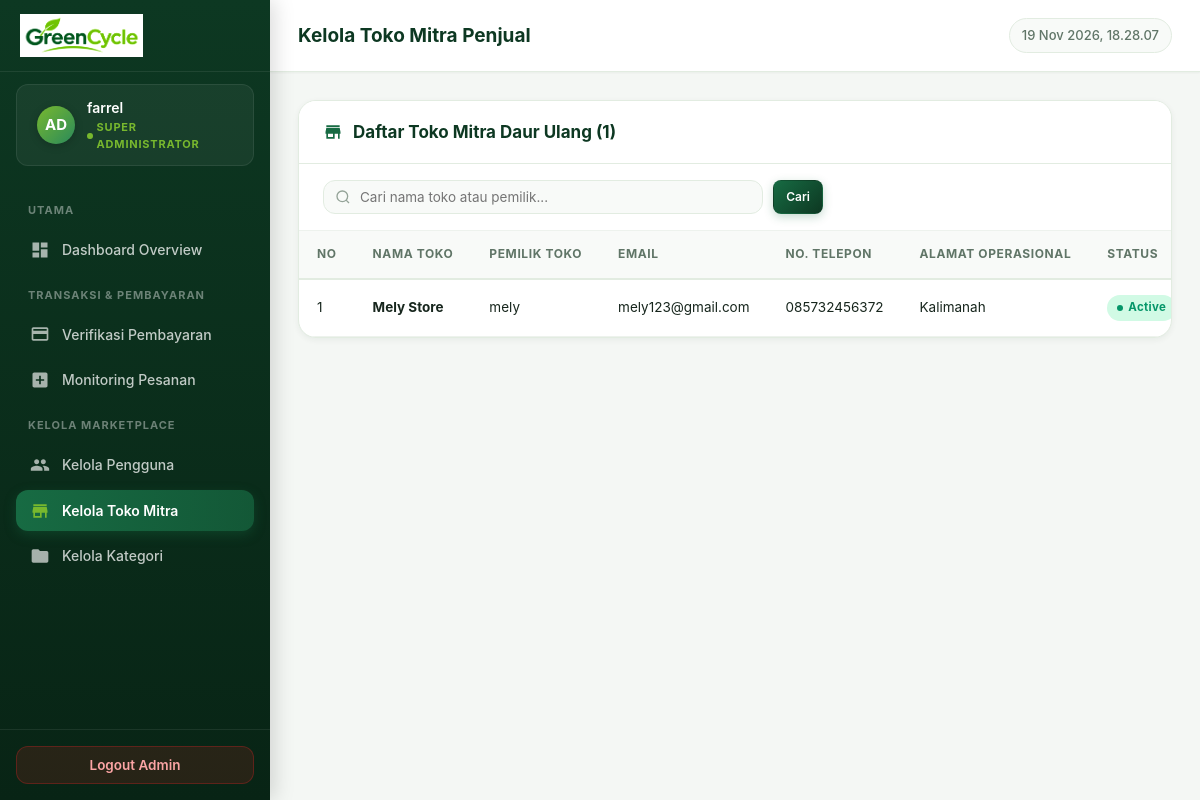
Screenshot of /admin/stores/index.php (signed in) with the database file from the repository.
### tables this page shows
CREATE TABLE `stores` (
  `id` int(11) NOT NULL,
  `user_id` int(11) NOT NULL,
  `store_name` varchar(150) NOT NULL,
  `description` text DEFAULT NULL,
  `address` text DEFAULT NULL,
  `phone` varchar(20) DEFAULT NULL,
  `logo` varchar(255) DEFAULT NULL,
  `status` enum('active','inactive') NOT NULL DEFAULT 'active',
  `created_at` timestamp NOT NULL DEFAULT current_timestamp(),
  `updated_at` timestamp NOT NULL DEFAULT current_timestamp() ON UPDATE current_timestamp()
);

CREATE TABLE `users` (
  `id` int(11) NOT NULL,
  `name` varchar(100) NOT NULL,
  `email` varchar(100) NOT NULL,
  `password` varchar(255) NOT NULL,
  `phone` varchar(20) DEFAULT NULL,
  `address` text DEFAULT NULL,
  `profile_photo` varchar(255) DEFAULT NULL,
  `role` enum('admin','seller','customer') NOT NULL DEFAULT 'customer',
  `status` enum('active','inactive') NOT NULL DEFAULT 'active',
  `created_at` timestamp NOT NULL DEFAULT current_timestamp(),
  `updated_at` timestamp NOT NULL DEFAULT current_timestamp() ON UPDATE current_timestamp()
);

### includes/init.php (called while the page is built, shortened)
<?php
function e($value)
{
    return htmlspecialchars((string) $value, ENT_QUOTES, 'UTF-8');
}

### admin/stores/index.php (the view, shortened to what this page needs)
<?php
require_once __DIR__ . '/../../includes/auth_check.php';
$adminName = $_SESSION['name'] ?? 'Admin';
$keyword = trim($_GET['q'] ?? '');
$search = '%' . $keyword . '%';
$stmt = $conn->prepare("
    SELECT
        s.id,
        s.store_name,
        s.description,
        s.address,
        s.phone,
        s.status,
        s.created_at,
        u.name AS owner_name,
        u.email AS owner_email
    FROM stores s
    INNER JOIN users u ON s.user_id = u.id
    WHERE s.store_name LIKE ?
       OR u.name LIKE ?
       OR u.email LIKE ?
    ORDER BY s.id DESC
");
$stmt->bind_param("sss", $search, $search, $search);
$stmt->execute();
$stores = $stmt->get_result();
?>
<!DOCTYPE html>
<html lang="id">
<head>
    <link rel="stylesheet" href="/GreenCycle/assets/css/dashboard.css">
</head>
<body>
<div class="gc-app">
    <aside class="gc-sidebar" id="gcSidebar">
        <div class="gc-sidebar-header">
            <a href="/GreenCycle/admin/dashboard.php" class="gc-sidebar-logo">
                <img
                    src="/GreenCycle/assets/images/greencycle-logo.png"
                    alt="GreenCycle Logo"
                    onerror="this.style.display='none'; this.nextElementSibling.style.display='inline';"
                >
            </a>
        </div>
        <div class="gc-sidebar-role-badge">
            <div class="gc-role-avatar">AD</div>
            <div class="gc-role-info">
                <div class="gc-role-name"><?= e($adminName) ?></div>
                <div class="gc-role-tag">Super Administrator</div>
            </div>
        </div>
        <nav class="gc-sidebar-nav">
            <div class="gc-nav-group-title">Utama</div>
            <a href="/GreenCycle/admin/dashboard.php" class="gc-nav-item">
                <svg viewBox="0 0 24 24"><path d="M3 13h8V3H3v10zm0 8h8v-6H3v6zm10 0h8V11h-8v10zm0-18v6h8V3h-8z"/></svg>
                Dashboard Overview
            </a>
            <div class="gc-nav-group-title">Transaksi & Pembayaran</div>
            <a href="/GreenCycle/admin/transactions/index.php" class="gc-nav-item">
                <svg viewBox="0 0 24 24"><path d="M20 4H4c-1.11 0-1.99.89-1.99 2L2 18c0 1.11.89 2 2 2h16c1.11 0 2-.89 2-2V6c0-1.11-.89-2-2-2zm0 14H4v-6h16v6zm0-10H4V6h16v2z"/></svg>
                Verifikasi Pembayaran
            </a>
            <a href="/GreenCycle/admin/orders/index.php" class="gc-nav-item">
                <svg viewBox="0 0 24 24"><path d="M19 3H5c-1.1 0-2 .9-2 2v14c0 1.1.9 2 2 2h14c1.1 0 2-.9 2-2V5c0-1.1-.9-2-2-2zm-2 10h-4v4h-2v-4H7v-2h4V7h2v4h4v2z"/></svg>
                Monitoring Pesanan
            </a>
            <div class="gc-nav-group-title">Kelola Marketplace</div>
            <a href="/GreenCycle/admin/users/index.php" class="gc-nav-item">
                Kelola Pengguna
            </a>
            <a href="/GreenCycle/admin/stores/index.php" class="gc-nav-item active">
                <svg viewBox="0 0 24 24"><path d="M20 4H4v2h16V4zm1 10v-2l-1-5H4l-1 5v2h1v6h10v-6h4v6h2v-6h1zm-9 4H6v-4h6v4z"/></svg>
                Kelola Toko Mitra
            </a>
            <a href="/GreenCycle/admin/categories/index.php" class="gc-nav-item">
                <svg viewBox="0 0 24 24"><path d="M10 4H4c-1.1 0-1.99.9-1.99 2L2 18c0 1.1.9 2 2 2h16c1.1 0 2-.9 2-2V8c0-1.1-.9-2-2-2h-8l-2-2z"/></svg>
                Kelola Kategori
            </a>
        </nav>
        <div class="gc-sidebar-footer">
            <form action="/GreenCycle/auth/logout.php" method="POST">
                <button type="submit" class="gc-btn-logout-sidebar">Logout Admin</button>
            </form>
        </div>
    </aside>
    <main class="gc-main">
        <header class="gc-topbar">
            <div class="gc-topbar-left">
                <div class="gc-topbar-title">
                    <span>Kelola Toko Mitra Penjual</span>
                </div>
            </div>
            <div class="gc-topbar-right">
                <div class="gc-topbar-clock" id="gcLiveClock"></div>
            </div>
        </header>
        <div class="gc-content">
            <div class="gc-panel">
                <div class="gc-panel-header">
                    <div class="gc-panel-title">
                        <svg viewBox="0 0 24 24" fill="currentColor"><path d="M20 4H4v2h16V4zm1 10v-2l-1-5H4l-1 5v2h1v6h10v-6h4v6h2v-6h1zm-9 4H6v-4h6v4z"/></svg>
                        Daftar Toko Mitra Daur Ulang (<?= $stores->num_rows ?>)
                    </div>
                </div>
                <div style="padding: 16px 24px; border-bottom: 1px solid var(--gc-border-light);" class="gc-filter-bar">
                    <form method="GET" style="display: flex; gap: 10px; width: 100%; max-width: 500px;">
                        <div class="gc-search-box" style="flex: 1;">
                            <input type="text" name="q" placeholder="Cari nama toko atau pemilik..." value="<?= e($keyword) ?>">
                        </div>
                        <button type="submit" class="gc-btn gc-btn-primary gc-btn-sm">Cari</button>
                    </form>
                </div>
                <div class="gc-table-responsive">
                    <table class="gc-table">
                        <thead>
                            <tr>
                                <th>No</th>
                                <th>Nama Toko</th>
                                <th>Pemilik Toko</th>
                                <th>Email</th>
                                <th>No. Telepon</th>
                                <th>Alamat Operasional</th>
                                <th>Status</th>
                            </tr>
                        </thead>
                        <tbody>
                            <?php if ($stores->num_rows === 0): ?>
                                <tr>
                                    <td colspan="8" style="text-align: center; padding: 40px; color: var(--gc-text-muted);">
                                        Belum ada toko yang cocok dengan pencarian.
                                    </td>
                                </tr>
                            <?php else: ?>
                                <?php $no = 1; ?>
                                <?php while ($st = $stores->fetch_assoc()): ?>
                                    <tr>
                                        <td><?= $no++ ?></td>
                                        <td><strong><?= e($st['store_name']) ?></strong></td>
                                        <td><?= e($st['owner_name']) ?></td>
                                        <td><?= e($st['owner_email']) ?></td>
                                        <td><?= e($st['phone'] ?? '-') ?></td>
                                        <td style="max-width: 200px; overflow: hidden; text-overflow: ellipsis; white-space: nowrap;">
                                            <?= e($st['address'] ?? '-') ?>
                                        </td>
                                        <td>
                                            <span class="gc-badge badge-<?= e($st['status']) ?>">
                                                <?= e($st['status']) ?>
                                            </span>
                                        </td>
                                    </tr>
                                <?php endwhile; ?>
                            <?php endif; ?>
                        </tbody>
                    </table>
                </div>
            </div>
        </div>
    </main>
</div>
</body>
</html>

### rows the page displays
stores: store_name "Mely Store", user.name "mely", user.email "mely123@gmail.com", phone "085732456372", address "Kalimanah", status "Active"

### other values shown
$adminName "farrel"
$stores->num_rows "1"
